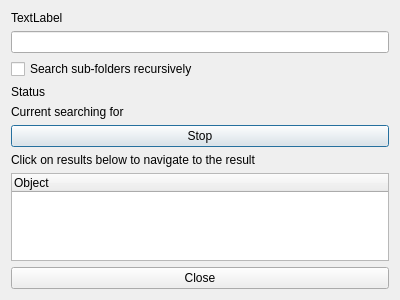
<?xml version="1.0" encoding="UTF-8"?>
<ui version="4.0">
 <class>Find</class>
 <widget class="QDialog" name="Find">
  <property name="geometry">
   <rect>
    <x>0</x>
    <y>0</y>
    <width>400</width>
    <height>300</height>
   </rect>
  </property>
  <property name="windowTitle">
   <string>Find</string>
  </property>
  <layout class="QGridLayout" name="gridLayout">
   <item row="0" column="0">
    <widget class="QLabel" name="heading">
     <property name="text">
      <string>TextLabel</string>
     </property>
    </widget>
   </item>
   <item row="1" column="0">
    <widget class="QLineEdit" name="input"/>
   </item>
   <item row="2" column="0">
    <widget class="QCheckBox" name="recursive">
     <property name="text">
      <string>Search sub-folders recursively</string>
     </property>
    </widget>
   </item>
   <item row="8" column="0">
    <widget class="QTreeWidget" name="hitlist">
     <column>
      <property name="text">
       <string>Object</string>
      </property>
     </column>
    </widget>
   </item>
   <item row="5" column="0">
    <layout class="QHBoxLayout" name="horizontalLayout">
     <item>
      <widget class="QPushButton" name="stop">
       <property name="text">
        <string>Stop</string>
       </property>
      </widget>
     </item>
    </layout>
   </item>
   <item row="6" column="0">
    <widget class="QLabel" name="instruction">
     <property name="text">
      <string>Click on results below to navigate to the result</string>
     </property>
    </widget>
   </item>
   <item row="3" column="0">
    <widget class="QLabel" name="status">
     <property name="text">
      <string>Status</string>
     </property>
    </widget>
   </item>
   <item row="9" column="0">
    <widget class="QPushButton" name="close">
     <property name="text">
      <string>Close</string>
     </property>
    </widget>
   </item>
   <item row="4" column="0">
    <widget class="QLabel" name="currentSearch">
     <property name="text">
      <string>Current searching for</string>
     </property>
    </widget>
   </item>
  </layout>
 </widget>
 <resources/>
 <connections/>
</ui>
